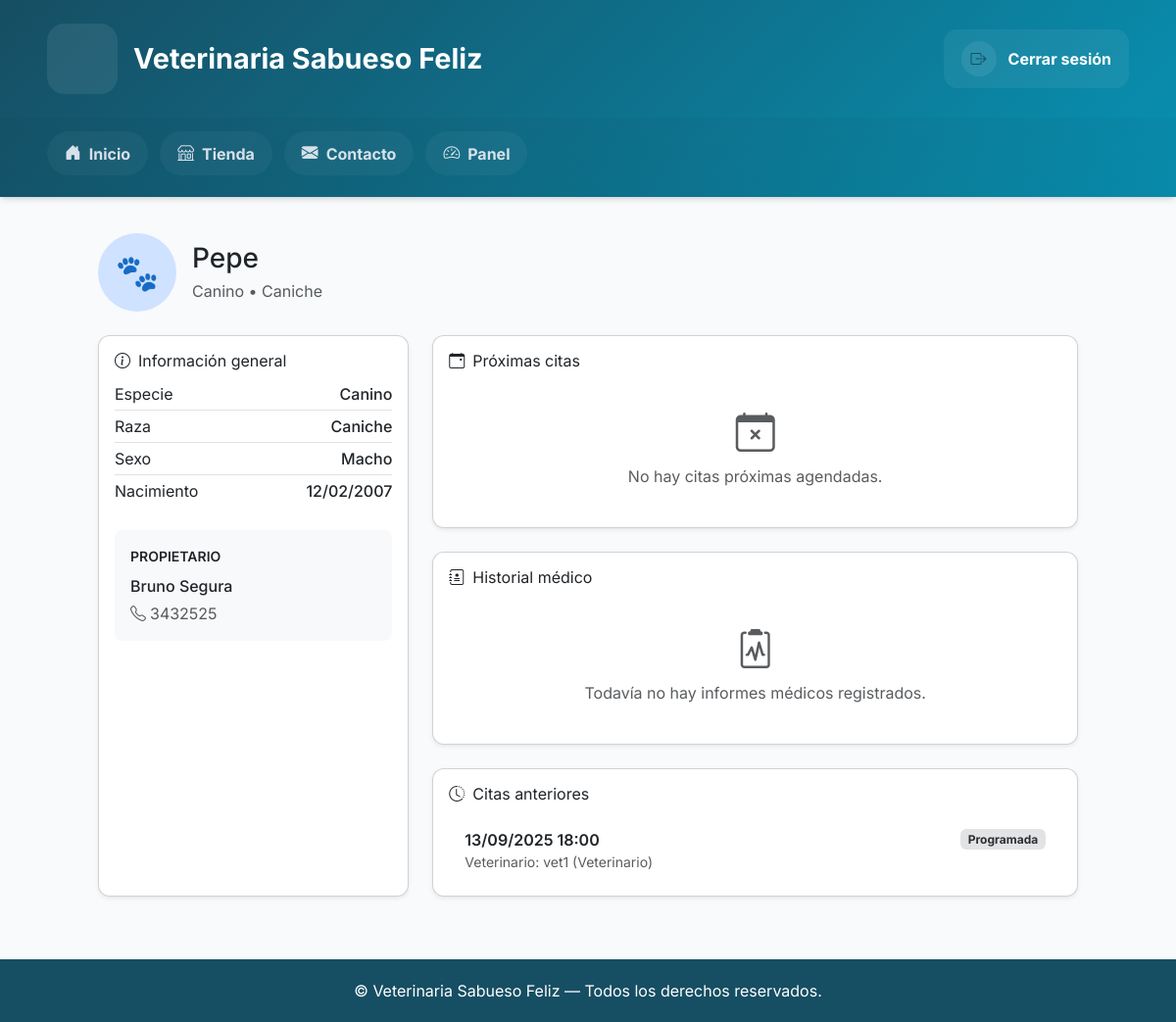
Page /mascota/3/ (signed in) on the earlier database version.
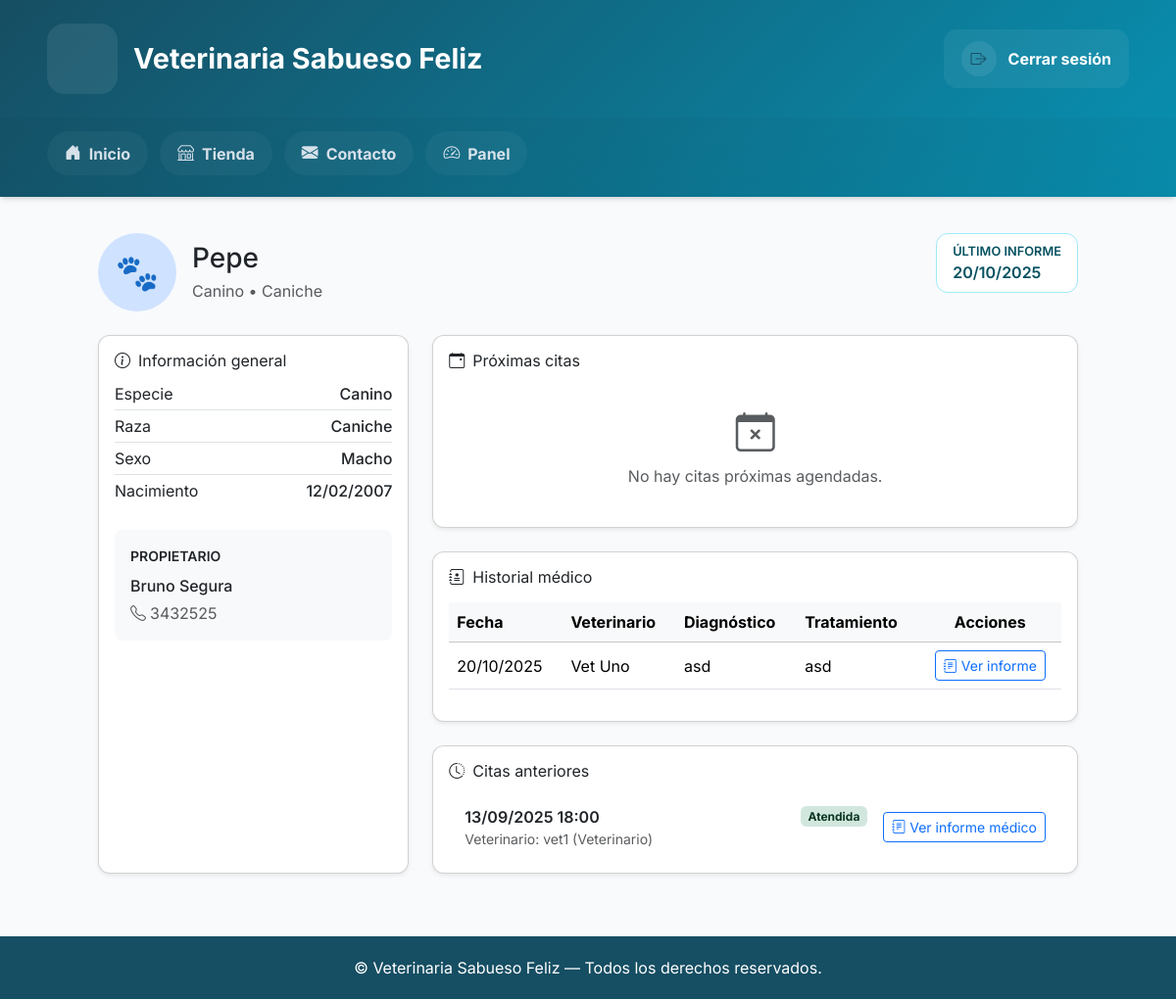
Same page on the later database version.
### Core/models.py (models this page shows, shortened)
class Cita(models.Model):
    ESTADOS = (
        ("pendiente", "Pendiente"),
        ("programada", "Programada"),
        ("atendida", "Atendida"),
        ("cancelada", "Cancelada"),
    )
    TIPOS = (
        ("consulta", "Consulta"),
        ("vacunacion", "Vacunación"),
        ("cirugia", "Cirugía"),
    )
    paciente = models.ForeignKey(Paciente, on_delete=models.CASCADE)
    veterinario = models.ForeignKey(
        User,
        limit_choices_to={"rol": "VET"},
        on_delete=models.SET_NULL,
        null=True,
        blank=True,
    )
    fecha_solicitada = models.DateField(default=timezone.now)
    fecha_hora = models.DateTimeField(blank=True, null=True)
    duracion = models.IntegerField(default=30)  # duración en minutos
    tipo = models.CharField(max_length=50, choices=TIPOS, default="consulta")
    estado = models.CharField(max_length=20, choices=ESTADOS, default="pendiente")
    notas = models.TextField(blank=True)

class User(AbstractUser):
    ROLES = (
        ("ADMIN", "Administrador"),
        ("VET", "Veterinario"),
        ("ADMIN_OP", "Administrativo"),
        ("OWNER", "Propietario"),
    )
    rol = models.CharField(max_length=20, choices=ROLES)
    telefono = models.CharField(max_length=20, blank=True)
    direccion = models.CharField(max_length=200, blank=True)
    activo = models.BooleanField(default=True)
    avatar = models.ImageField(upload_to="avatars/", blank=True, null=True)
    especialidad = models.CharField(max_length=100, blank=True)  # para veterinarios
    def __str__(self):
        return f"{self.username} ({self.get_rol_display()})"

class HistorialMedico(models.Model):
    paciente = models.ForeignKey(Paciente, on_delete=models.CASCADE)
    veterinario = models.ForeignKey(User, limit_choices_to={"rol": "VET"}, on_delete=models.SET_NULL, null=True)
    fecha = models.DateTimeField(auto_now_add=True)
    diagnostico = models.TextField()
    tratamiento = models.TextField()
    notas = models.TextField(blank=True)
    peso = models.DecimalField(max_digits=5, decimal_places=2, blank=True, null=True)
    temperatura = models.DecimalField(max_digits=4, decimal_places=1, blank=True, null=True)
    examenes = models.TextField(blank=True)
    imagenes = models.ImageField(upload_to="historial_medico/", blank=True, null=True)
    proximo_control = models.DateField(blank=True, null=True)
    sin_proximo_control = models.BooleanField(default=False)
    cita = models.OneToOneField(
        "Cita",
        on_delete=models.SET_NULL,
        null=True,
        blank=True,
        related_name="historial_medico",
    )

### Core/views.py (the view)
# urls.py: path('mascota/<int:paciente_id>/', views.detalle_mascota, name='detalle_mascota'),
@login_required
def detalle_mascota(request, paciente_id):
    paciente = get_object_or_404(Paciente, id=paciente_id)
    if request.user.rol == "OWNER" and paciente.propietario.user != request.user:
        messages.error(request, "No tienes permiso para ver esta mascota.")
        return redirect("dashboard")
    historiales_qs = HistorialMedico.objects.filter(paciente=paciente).order_by("-fecha")
    historiales = list(historiales_qs)
    citas_qs = (
        Cita.objects.filter(paciente=paciente)
        .select_related("veterinario", "historial_medico")
        .order_by("-fecha_solicitada", "-fecha_hora")
    )
    citas = list(citas_qs)
    historiales_por_fecha = {}
    for historial in historiales:
        fecha_hist = historial.fecha
        if timezone.is_aware(fecha_hist):
            fecha_hist = timezone.localtime(fecha_hist)
        historiales_por_fecha.setdefault(fecha_hist.date(), historial)
    for cita in citas:
        historial_relacionado = getattr(cita, "historial_medico", None)
        if historial_relacionado:
            cita.historial_relacionado = historial_relacionado
            continue
        fecha_cita = cita.fecha_hora
        if fecha_cita:
            if timezone.is_aware(fecha_cita):
                fecha_cita = timezone.localtime(fecha_cita)
        else:
            fecha_cita = datetime.combine(cita.fecha_solicitada, time.min)
            if timezone.is_naive(fecha_cita):
                fecha_cita = timezone.make_aware(
                    fecha_cita, timezone.get_current_timezone()
                )
        cita.historial_relacionado = historiales_por_fecha.get(fecha_cita.date())
    ahora = timezone.now()
    citas_confirmadas = [cita for cita in citas if cita.fecha_hora]
    citas_futuras = sorted(
        (cita for cita in citas_confirmadas if cita.fecha_hora >= ahora),
        key=lambda c: c.fecha_hora,
    )
    citas_pasadas = [
        cita for cita in citas_confirmadas if cita.fecha_hora < ahora
    ]
    ultima_consulta = historiales[0] if historiales else None
    proxima_cita = citas_futuras[0] if citas_futuras else None
    template = (
        "core/detalle_mascota_admin.html"
        if request.user.rol in {"ADMIN", "ADMIN_OP"}
        else "core/detalle_mascota.html"
    )
    return render(
        request,
        template,
        {
            "paciente": paciente,
            "historiales": historiales,
            "citas": citas,
            "citas_futuras": citas_futuras,
            "citas_pasadas": citas_pasadas,
            "ultima_consulta": ultima_consulta,
            "proxima_cita": proxima_cita,
        },
    )

### Core/templates/core/detalle_mascota.html (shortened to what the changed rows need)
{% extends "core/base.html" %}
{% block content %}
<div class="py-4">
    <div class="d-flex flex-column flex-lg-row align-items-center align-items-lg-start justify-content-between gap-4 mb-4">
        <div class="d-flex align-items-center gap-3">
            <div>
                <h1 class="h3 mb-1">{{ paciente.nombre }}</h1>
            </div>
        </div>
        <div class="d-flex flex-column flex-sm-row align-items-sm-center gap-2">
            {% if ultima_consulta %}
            <div class="card border-info-subtle text-info-emphasis">
                <div class="card-body py-2 px-3">
                    <small class="d-block text-uppercase fw-semibold">Último informe</small>
                    <span class="fw-semibold">{{ ultima_consulta.fecha|date:"d/m/Y" }}</span>
                </div>
            </div>
            {% endif %}
        </div>
    </div>
    <div class="row g-4">
        <div class="col-lg-8">
            <div class="card shadow-sm">
                <div class="card-body">
                    {% if historiales %}
                    <div class="table-responsive">
                        <table class="table align-middle">
                            <thead class="table-light">
                                <tr>
                                    <th>Fecha</th>
                                    <th>Veterinario</th>
                                    <th>Diagnóstico</th>
                                    <th>Tratamiento</th>
                                    <th class="text-center">Acciones</th>
                                </tr>
                            </thead>
                            <tbody>
                                {% for hist in historiales %}
                                <tr>
                                    <td class="text-nowrap">{{ hist.fecha|date:"d/m/Y" }}</td>
                                    <td>{{ hist.veterinario.get_full_name|default:hist.veterinario.username }}</td>
                                    <td>{{ hist.diagnostico }}</td>
                                    <td>{{ hist.tratamiento|default:"-" }}</td>
                                    <td class="text-center">
                                        <a href="{% url 'detalle_historial' hist.id %}" class="btn btn-sm btn-outline-primary">
                                            <i class="bi bi-journal-text me-1"></i>Ver informe
                                        </a>
                                    </td>
                                </tr>
                                {% endfor %}
                            </tbody>
                        </table>
                    </div>
                    {% else %}
                    <div class="text-center py-4 text-muted">
                        <i class="bi bi-clipboard2-pulse display-6 d-block mb-2"></i>
                        <p class="mb-0">Todavía no hay informes médicos registrados.</p>
                    </div>
                    {% endif %}
                </div>
            </div>
            {% if citas_pasadas %}
            <div class="card shadow-sm mt-4">
                <div class="card-body">
                    <div class="list-group list-group-flush">
                        {% for cita in citas_pasadas %}
                        <div class="list-group-item">
                            <div class="d-flex flex-column flex-md-row justify-content-between align-items-md-center gap-3">
                                <div class="flex-grow-1">
                                    <div class="d-flex justify-content-between align-items-center">
                                        <span class="fw-semibold">
                                            {% if cita.fecha_hora %}
                                                {{ cita.fecha_hora|date:"d/m/Y H:i" }}
                                            {% else %}
                                                {{ cita.fecha_solicitada|date:"d/m/Y" }} · Horario no registrado
                                            {% endif %}
                                        </span>
                                        <span class="badge {% if cita.estado == 'atendida' %}bg-success-subtle text-success-emphasis{% else %}bg-secondary-subtle text-secondary-emphasis{% endif %}">
                                            {{ cita.get_estado_display }}
                                        </span>
                                    </div>
                                    <p class="mb-0 text-muted small">Veterinario: {{ cita.veterinario|default:"Sin asignar" }}</p>
                                </div>
                                {% if cita.estado == 'atendida' %}
                                    {% if cita.historial_relacionado %}
                                    <a href="{% url 'detalle_historial' cita.historial_relacionado.id %}" class="btn btn-sm btn-outline-primary text-nowrap">
                                        <i class="bi bi-journal-text me-1"></i>Ver informe médico
                                    </a>
                                    {% else %}
                                    <a href="{% url 'detalle_cita' cita.id %}" class="btn btn-sm btn-outline-secondary text-nowrap">
                                        <i class="bi bi-calendar2-event me-1"></i>Ver detalle
                                    </a>
                                    {% endif %}
                                {% endif %}
                            </div>
                        </div>
                        {% endfor %}
                    </div>
                </div>
            </div>
            {% endif %}
        </div>
    </div>
</div>
{% endblock %}

Differences in the rows shown:
added HistorialMedico: fecha "20/10/2025", veterinario.get_full_name "Vet Uno", diagnostico "asd", tratamiento "asd"
changed Cita "vet1 (Veterinario)": estado "Programada" → "Atendida"; now shows "Ver informe médico"
Other differences:
text no longer shown: "Todavía no hay informes médicos registrados."
text now shown: "ÚLTIMO INFORME Fecha Veterinario Diagnóstico Tratamiento Acciones"
